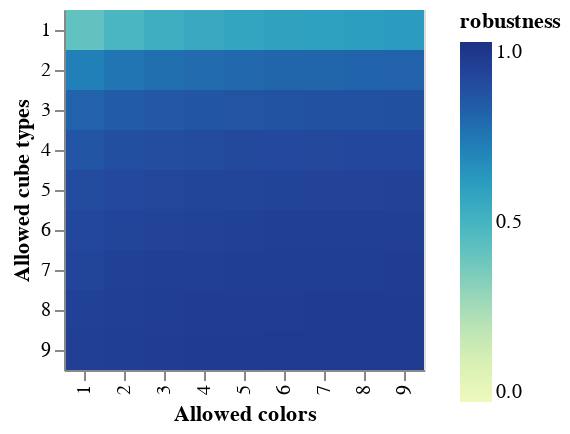

The notebook cell this image was saved under:
### Markdown cell above
If we allow a larger phenotype space the robustness will be higher, since there is more room for neutral mutations:

### Code cell
genotypeRobustnessData = []
for maxCol in range(1,10):
    for maxCubes in range(1,10):
        genotypeRobustnessData.append({
            'maxCol': maxCol,
            'maxCubes': maxCubes,
            'robustness': robustness.calcGenotypeRobustness('040087000000', maxCol, maxCubes)
        })
alt.Chart(pd.DataFrame(data=genotypeRobustnessData)).mark_rect().encode(
    alt.X('maxCol:O', title="Allowed colors"),
    alt.Y('maxCubes:O', title="Allowed cube types"),
    alt.Color('robustness', scale=alt.Scale(domain=(0,1))),
)

### Figure 1 — Vega-Lite specification as saved in the notebook (floating-point values rounded to 4 significant figures)
{"config": {"view": {"continuousWidth": 400, "continuousHeight": 300}}, "data": {"name": "data-beec6ab3167069ab0f29e06bba11d955"}, "mark": "rect", "encoding": {"color": {"type": "quantitative", "field": "robustness", "scale": {"domain": [0, 1]}}, "x": {"type": "ordinal", "field": "maxCol", "title": "Allowed colors"}, "y": {"type": "ordinal", "field": "maxCubes", "title": "Allowed cube types"}}, "$schema": "https://vega.github.io/schema/vega-lite/v4.0.2.json", "datasets": {"data-beec6ab3167069ab0f29e06bba11d955": [{"maxCol": 1, "maxCubes": 1, "robustness": 0.4194}, {"maxCol": 1, "maxCubes": 2, "robustness": 0.7049}, {"maxCol": 1, "maxCubes": 3, "robustness": 0.8022}, {"maxCol": 1, "maxCubes": 4, "robustness": 0.8512}, {"maxCol": 1, "maxCubes": 5, "robustness": 0.8808}, {"maxCol": 1, "maxCubes": 6, "robustness": 0.9006}, {"maxCol": 1, "maxCubes": 7, "robustness": 0.9147}, {"maxCol": 1, "maxCubes": 8, "robustness": 0.9253}, {"maxCol": 1, "maxCubes": 9, "robustness": 0.9336}, {"maxCol": 2, "maxCubes": 1, "robustness": 0.4884}, {"maxCol": 2, "maxCubes": 2, "robustness": 0.7412}, {"maxCol": 2, "maxCubes": 3, "robustness": 0.8268}, {"maxCol": 2, "maxCubes": 4, "robustness": 0.8698}, {"maxCol": 2, "maxCubes": 5, "robustness": 0.8957}, {"maxCol": 2, "maxCubes": 6, "robustness": 0.913}, {"maxCol": 2, "maxCubes": 7, "robustness": 0.9254}, {"maxCol": 2, "maxCubes": 8, "robustness": 0.9347}, {"maxCol": 2, "maxCubes": 9, "robustness": 0.942}, {"maxCol": 3, "maxCubes": 1, "robustness": 0.5273}, {"maxCol": 3, "maxCubes": 2, "robustness": 0.7615}, {"maxCol": 3, "maxCubes": 3, "robustness": 0.8405}, {"maxCol": 3, "maxCubes": 4, "robustness": 0.8802}, {"maxCol": 3, "maxCubes": 5, "robustness": 0.9041}, {"maxCol": 3, "maxCubes": 6, "robustness": 0.92}, {"maxCol": 3, "maxCubes": 7, "robustness": 0.9314}, {"maxCol": 3, "maxCubes": 8, "robustness": 0.94}, {"maxCol": 3, "maxCubes": 9, "robustness": 0.9466}, {"maxCol": 4, "maxCubes": 1, "robustness": 0.5522}, {"maxCol": 4, "maxCubes": 2, "robustness": 0.7744}, {"maxCol": 4, "maxCubes": 3, "robustness": 0.8492}, {"maxCol": 4, "maxCubes": 4, "robustness": 0.8868}, {"maxCol": 4, "maxCubes": 5, "robustness": 0.9094}, {"maxCol": 4, "maxCubes": 6, "robustness": 0.9244}, {"maxCol": 4, "maxCubes": 7, "robustness": 0.9352}, {"maxCol": 4, "maxCubes": 8, "robustness": 0.9433}, {"maxCol": 4, "maxCubes": 9, "robustness": 0.9496}, {"maxCol": 5, "maxCubes": 1, "robustness": 0.5696}, {"maxCol": 5, "maxCubes": 2, "robustness": 0.7834}, {"maxCol": 5, "maxCubes": 3, "robustness": 0.8553}, {"maxCol": 5, "maxCubes": 4, "robustness": 0.8914}, {"maxCol": 5, "maxCubes": 5, "robustness": 0.913}, {"maxCol": 5, "maxCubes": 6, "robustness": 0.9275}, {"maxCol": 5, "maxCubes": 7, "robustness": 0.9378}, {"maxCol": 5, "maxCubes": 8, "robustness": 0.9456}, {"maxCol": 5, "maxCubes": 9, "robustness": 0.9516}, {"maxCol": 6, "maxCubes": 1, "robustness": 0.5824}, {"maxCol": 6, "maxCubes": 2, "robustness": 0.7901}, {"maxCol": 6, "maxCubes": 3, "robustness": 0.8598}, {"maxCol": 6, "maxCubes": 4, "robustness": 0.8947}, {"maxCol": 6, "maxCubes": 5, "robustness": 0.9157}, {"maxCol": 6, "maxCubes": 6, "robustness": 0.9298}, {"maxCol": 6, "maxCubes": 7, "robustness": 0.9398}, {"maxCol": 6, "maxCubes": 8, "robustness": 0.9473}, {"maxCol": 6, "maxCubes": 9, "robustness": 0.9531}, {"maxCol": 7, "maxCubes": 1, "robustness": 0.5922}, {"maxCol": 7, "maxCubes": 2, "robustness": 0.7951}, {"maxCol": 7, "maxCubes": 3, "robustness": 0.8632}, {"maxCol": 7, "maxCubes": 4, "robustness": 0.8973}, {"maxCol": 7, "maxCubes": 5, "robustness": 0.9178}, {"maxCol": 7, "maxCubes": 6, "robustness": 0.9315}, {"maxCol": 7, "maxCubes": 7, "robustness": 0.9413}, {"maxCol": 7, "maxCubes": 8, "robustness": 0.9486}, {"maxCol": 7, "maxCubes": 9, "robustness": 0.9543}, {"maxCol": 8, "maxCubes": 1, "robustness": 0.6}, {"maxCol": 8, "maxCubes": 2, "robustness": 0.7991}, {"maxCol": 8, "maxCubes": 3, "robustness": 0.8659}, {"maxCol": 8, "maxCubes": 4, "robustness": 0.8993}, {"maxCol": 8, "maxCubes": 5, "robustness": 0.9194}, {"maxCol": 8, "maxCubes": 6, "robustness": 0.9328}, {"maxCol": 8, "maxCubes": 7, "robustness": 0.9424}, {"maxCol": 8, "maxCubes": 8, "robustness": 0.9496}, {"maxCol": 8, "maxCubes": 9, "robustness": 0.9552}, {"maxCol": 9, "maxCubes": 1, "robustness": 0.6063}, {"maxCol": 9, "maxCubes": 2, "robustness": 0.8024}, {"maxCol": 9, "maxCubes": 3, "robustness": 0.8681}, {"maxCol": 9, "maxCubes": 4, "robustness": 0.901}, {"maxCol": 9, "maxCubes": 5, "robustness": 0.9208}, {"maxCol": 9, "maxCubes": 6, "robustness": 0.9339}, {"maxCol": 9, "maxCubes": 7, "robustness": 0.9434}, {"maxCol": 9, "maxCubes": 8, "robustness": 0.9504}, {"maxCol": 9, "maxCubes": 9, "robustness": 0.9559}]}}
